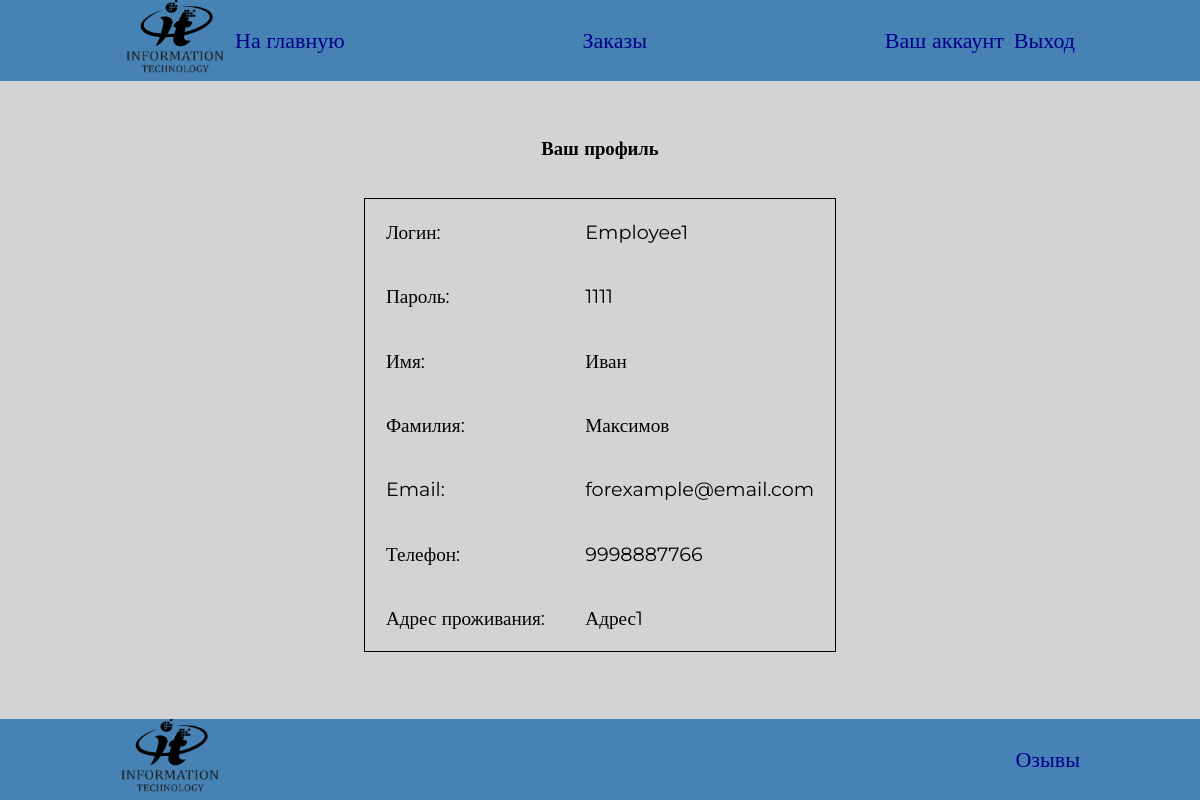
Screenshot of /account/ (signed in) with the database file from the repository.
### CustomUser/models.py (models this page shows, shortened)
class CustomUser(AbstractBaseUser, PermissionsMixin):
	login = models.CharField(max_length=30, unique=True)
	password = models.CharField(max_length=30)
	is_superuser = models.BooleanField(default=False)
	is_staff = models.BooleanField(default=False)
	USERNAME_FIELD = 'login'
	objects = CustomUserManager()

### OrdersProcessingApp/models.py (models this page shows, shortened)
class Employee(models.Model):
	id_custom_user = models.ForeignKey(settings.AUTH_USER_MODEL, on_delete=models.CASCADE)
	first_name = models.CharField(max_length=30)
	second_name = models.CharField(max_length=30)
	address = models.CharField(max_length=50)
	email = models.CharField(max_length=30, unique=True)
	phone = models.CharField(max_length=11, unique=True)
	id_team = models.ForeignKey(Team, on_delete=models.CASCADE, blank=True, null=True)

### OrdersProcessingApp/views.py (the view)
# urls.py: path('account/', account_page, name='user_account_page'),
def account_page(request):
	context = {
		'title': 'Профиль',
		'user': get_user(request.user)
	}
	if request.user.is_staff:
		return render(request, 'employee_pages/account.html', context)
	else:
		context['comments'] = get_user_comments(request.user)
		context['orders'] = get_client_orders(request.user)
		return render(request, 'user_pages/account.html', context)

### OrdersProcessingApp/buisness_logic.py (called while the page is built)
def get_user(custom_user):
	if custom_user.is_staff:
		user = Employee.objects.get(id_custom_user=custom_user.id)
		return user
	else:
		user = Client.objects.get(id_custom_user=custom_user.id)
		return user

### OrdersProcessingApp/templates/employee_pages/account.html
{% extends 'base.html' %}
{% block content %}
<div class="content">
	<div class="row">
		<div class="column-profile">
			<h3 class="title">Ваш профиль</h3>
			<table>
				<tbody>
					<tr>
						<td>Логин:</td>
						<td>{{ request.user.login }}</td>
					</tr>
					<tr>
						<td>Пароль:</td>
						<td>{{ request.user.password }}</td>
					</tr>
					<tr>
						<td>Имя:</td>
						<td>{{ user.first_name }}</td>
					</tr>
					<tr>
						<td>Фамилия:</td>
						<td>{{ user.second_name }}</td>
					</tr>
					<tr>
						<td>Email:</td>
						<td>{{ user.email }}</td>
					</tr>
					<tr>
						<td>Телефон:</td>
						<td>{{ user.phone }}</td>
					</tr>
					<tr>
						<td>Адрес проживания:</td>
						<td>{{ user.address }}</td>
					</tr>
				</tbody>
			</table>
		</div>
	</div>
</div>
{% endblock %}

### static/css/style.css (style rules this page uses)
* { padding: 0; margin: 0; }
body { box-sizing: border-box; display: flex; flex-direction: column; background-color: lightgray; }
html, body { height: 100%; font-family: 'Montserrat'; font-stretch: 600; }
.row { display: flex; flex-wrap: wrap; justify-content: center; }
.title { text-align: center; margin-top: 3em; margin-bottom: 2em; }
.column-profile { width: 50%; }
.column-profile > table { font-size: 1.2em; margin: 0 auto; border: 1px solid black; }
.column-profile > table > tbody > tr > td { padding: 1em; }

### rows the page displays
CustomUser: user.login "Employee1", user.password "1111"
Employee: first_name "Иван", second_name "Максимов", email "forexample@email.com", phone "9998887766", address "Адрес1"
